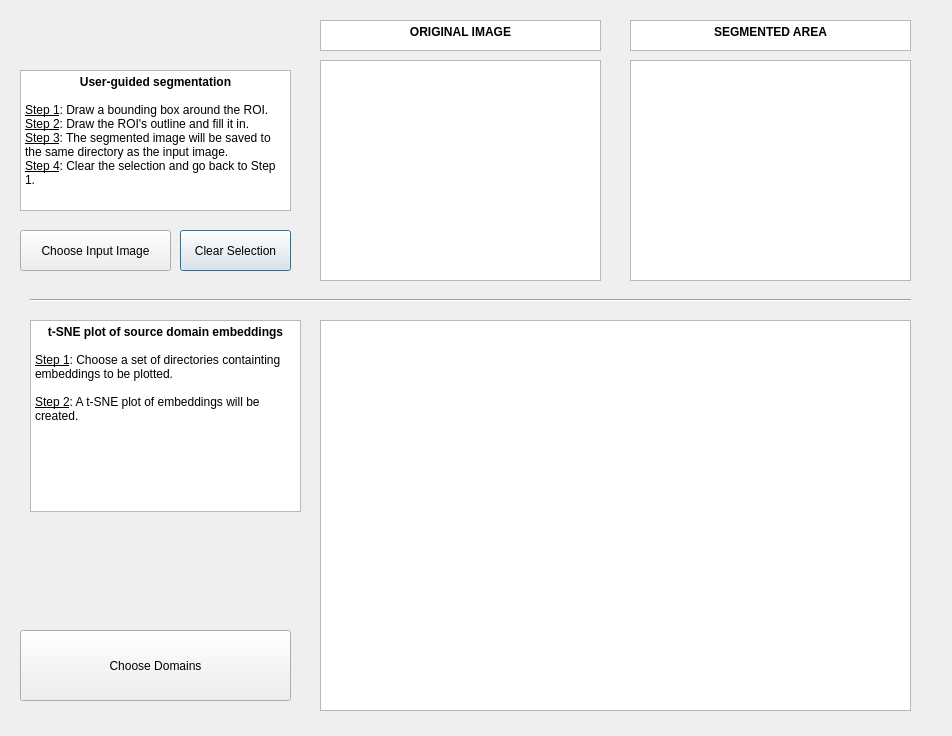
<?xml version="1.0" encoding="UTF-8"?>
<ui version="4.0">
 <class>Dialog</class>
 <widget class="QDialog" name="Dialog">
  <property name="geometry">
   <rect>
    <x>0</x>
    <y>0</y>
    <width>952</width>
    <height>736</height>
   </rect>
  </property>
  <property name="windowTitle">
   <string>Dialog</string>
  </property>
  <widget class="QGraphicsView" name="originalImage">
   <property name="geometry">
    <rect>
     <x>320</x>
     <y>60</y>
     <width>281</width>
     <height>221</height>
    </rect>
   </property>
  </widget>
  <widget class="QGraphicsView" name="segmentedImage">
   <property name="geometry">
    <rect>
     <x>630</x>
     <y>60</y>
     <width>281</width>
     <height>221</height>
    </rect>
   </property>
  </widget>
  <widget class="QPushButton" name="clearSelection">
   <property name="geometry">
    <rect>
     <x>180</x>
     <y>230</y>
     <width>111</width>
     <height>41</height>
    </rect>
   </property>
   <property name="text">
    <string>Clear Selection</string>
   </property>
  </widget>
  <widget class="QTextBrowser" name="textBrowser">
   <property name="geometry">
    <rect>
     <x>20</x>
     <y>70</y>
     <width>271</width>
     <height>141</height>
    </rect>
   </property>
   <property name="html">
    <string>&lt;!DOCTYPE HTML PUBLIC &quot;-//W3C//DTD HTML 4.0//EN&quot; &quot;http://www.w3.org/TR/REC-html40/strict.dtd&quot;&gt;
&lt;html&gt;&lt;head&gt;&lt;meta name=&quot;qrichtext&quot; content=&quot;1&quot; /&gt;&lt;meta charset=&quot;utf-8&quot; /&gt;&lt;style type=&quot;text/css&quot;&gt;
p, li { white-space: pre-wrap; }
hr { height: 1px; border-width: 0; }
li.unchecked::marker { content: &quot;\2610&quot;; }
li.checked::marker { content: &quot;\2612&quot;; }
&lt;/style&gt;&lt;/head&gt;&lt;body style=&quot; font-family:'Segoe UI'; font-size:9pt; font-weight:400; font-style:normal;&quot;&gt;
&lt;p align=&quot;center&quot; style=&quot; margin-top:0px; margin-bottom:0px; margin-left:0px; margin-right:0px; -qt-block-indent:0; text-indent:0px;&quot;&gt;&lt;span style=&quot; font-weight:700;&quot;&gt;User-guided segmentation&lt;/span&gt;&lt;br /&gt;&lt;/p&gt;
&lt;p style=&quot; margin-top:0px; margin-bottom:0px; margin-left:0px; margin-right:0px; -qt-block-indent:0; text-indent:0px;&quot;&gt;&lt;span style=&quot; text-decoration: underline;&quot;&gt;Step 1&lt;/span&gt;: Draw a bounding box around the ROI.&lt;/p&gt;
&lt;p style=&quot; margin-top:0px; margin-bottom:0px; margin-left:0px; margin-right:0px; -qt-block-indent:0; text-indent:0px;&quot;&gt;&lt;span style=&quot; text-decoration: underline;&quot;&gt;Step 2&lt;/span&gt;: Draw the ROI's outline and fill it in. &lt;/p&gt;
&lt;p style=&quot; margin-top:0px; margin-bottom:0px; margin-left:0px; margin-right:0px; -qt-block-indent:0; text-indent:0px;&quot;&gt;&lt;span style=&quot; text-decoration: underline;&quot;&gt;Step 3&lt;/span&gt;: The segmented image will be saved to the same directory as the input image.&lt;/p&gt;
&lt;p style=&quot; margin-top:0px; margin-bottom:0px; margin-left:0px; margin-right:0px; -qt-block-indent:0; text-indent:0px;&quot;&gt;&lt;span style=&quot; text-decoration: underline;&quot;&gt;Step 4&lt;/span&gt;: Clear the selection and go back to Step 1.&lt;/p&gt;&lt;/body&gt;&lt;/html&gt;</string>
   </property>
  </widget>
  <widget class="QTextBrowser" name="textBrowser_2">
   <property name="geometry">
    <rect>
     <x>320</x>
     <y>20</y>
     <width>281</width>
     <height>31</height>
    </rect>
   </property>
   <property name="html">
    <string>&lt;!DOCTYPE HTML PUBLIC &quot;-//W3C//DTD HTML 4.0//EN&quot; &quot;http://www.w3.org/TR/REC-html40/strict.dtd&quot;&gt;
&lt;html&gt;&lt;head&gt;&lt;meta name=&quot;qrichtext&quot; content=&quot;1&quot; /&gt;&lt;meta charset=&quot;utf-8&quot; /&gt;&lt;style type=&quot;text/css&quot;&gt;
p, li { white-space: pre-wrap; }
hr { height: 1px; border-width: 0; }
li.unchecked::marker { content: &quot;\2610&quot;; }
li.checked::marker { content: &quot;\2612&quot;; }
&lt;/style&gt;&lt;/head&gt;&lt;body style=&quot; font-family:'Segoe UI'; font-size:9pt; font-weight:400; font-style:normal;&quot;&gt;
&lt;p align=&quot;center&quot; style=&quot; margin-top:0px; margin-bottom:0px; margin-left:0px; margin-right:0px; -qt-block-indent:0; text-indent:0px;&quot;&gt;&lt;span style=&quot; font-weight:700;&quot;&gt;ORIGINAL IMAGE&lt;/span&gt;&lt;/p&gt;&lt;/body&gt;&lt;/html&gt;</string>
   </property>
  </widget>
  <widget class="QTextBrowser" name="textBrowser_3">
   <property name="geometry">
    <rect>
     <x>630</x>
     <y>20</y>
     <width>281</width>
     <height>31</height>
    </rect>
   </property>
   <property name="html">
    <string>&lt;!DOCTYPE HTML PUBLIC &quot;-//W3C//DTD HTML 4.0//EN&quot; &quot;http://www.w3.org/TR/REC-html40/strict.dtd&quot;&gt;
&lt;html&gt;&lt;head&gt;&lt;meta name=&quot;qrichtext&quot; content=&quot;1&quot; /&gt;&lt;meta charset=&quot;utf-8&quot; /&gt;&lt;style type=&quot;text/css&quot;&gt;
p, li { white-space: pre-wrap; }
hr { height: 1px; border-width: 0; }
li.unchecked::marker { content: &quot;\2610&quot;; }
li.checked::marker { content: &quot;\2612&quot;; }
&lt;/style&gt;&lt;/head&gt;&lt;body style=&quot; font-family:'Segoe UI'; font-size:9pt; font-weight:400; font-style:normal;&quot;&gt;
&lt;p align=&quot;center&quot; style=&quot; margin-top:0px; margin-bottom:0px; margin-left:0px; margin-right:0px; -qt-block-indent:0; text-indent:0px;&quot;&gt;&lt;span style=&quot; font-weight:700;&quot;&gt;SEGMENTED AREA&lt;/span&gt;&lt;/p&gt;&lt;/body&gt;&lt;/html&gt;</string>
   </property>
  </widget>
  <widget class="Line" name="line">
   <property name="geometry">
    <rect>
     <x>30</x>
     <y>290</y>
     <width>881</width>
     <height>21</height>
    </rect>
   </property>
   <property name="orientation">
    <enum>Qt::Horizontal</enum>
   </property>
  </widget>
  <widget class="QGraphicsView" name="embeddingsView">
   <property name="geometry">
    <rect>
     <x>320</x>
     <y>320</y>
     <width>591</width>
     <height>391</height>
    </rect>
   </property>
  </widget>
  <widget class="QPushButton" name="chooseEmbeddingDirs">
   <property name="geometry">
    <rect>
     <x>20</x>
     <y>630</y>
     <width>271</width>
     <height>71</height>
    </rect>
   </property>
   <property name="text">
    <string>Choose Domains</string>
   </property>
  </widget>
  <widget class="QTextBrowser" name="textBrowser_4">
   <property name="geometry">
    <rect>
     <x>30</x>
     <y>320</y>
     <width>271</width>
     <height>192</height>
    </rect>
   </property>
   <property name="html">
    <string>&lt;!DOCTYPE HTML PUBLIC &quot;-//W3C//DTD HTML 4.0//EN&quot; &quot;http://www.w3.org/TR/REC-html40/strict.dtd&quot;&gt;
&lt;html&gt;&lt;head&gt;&lt;meta name=&quot;qrichtext&quot; content=&quot;1&quot; /&gt;&lt;meta charset=&quot;utf-8&quot; /&gt;&lt;style type=&quot;text/css&quot;&gt;
p, li { white-space: pre-wrap; }
hr { height: 1px; border-width: 0; }
li.unchecked::marker { content: &quot;\2610&quot;; }
li.checked::marker { content: &quot;\2612&quot;; }
&lt;/style&gt;&lt;/head&gt;&lt;body style=&quot; font-family:'Segoe UI'; font-size:9pt; font-weight:400; font-style:normal;&quot;&gt;
&lt;p align=&quot;center&quot; style=&quot; margin-top:0px; margin-bottom:0px; margin-left:0px; margin-right:0px; -qt-block-indent:0; text-indent:0px;&quot;&gt;&lt;span style=&quot; font-weight:700;&quot;&gt;t-SNE plot of source domain embeddings&lt;/span&gt;&lt;br /&gt;&lt;/p&gt;
&lt;p style=&quot; margin-top:0px; margin-bottom:0px; margin-left:0px; margin-right:0px; -qt-block-indent:0; text-indent:0px;&quot;&gt;&lt;span style=&quot; text-decoration: underline;&quot;&gt;Step 1&lt;/span&gt;: Choose a set of directories containting embeddings to be plotted.&lt;/p&gt;
&lt;p style=&quot;-qt-paragraph-type:empty; margin-top:0px; margin-bottom:0px; margin-left:0px; margin-right:0px; -qt-block-indent:0; text-indent:0px;&quot;&gt;&lt;br /&gt;&lt;/p&gt;
&lt;p style=&quot; margin-top:0px; margin-bottom:0px; margin-left:0px; margin-right:0px; -qt-block-indent:0; text-indent:0px;&quot;&gt;&lt;span style=&quot; text-decoration: underline;&quot;&gt;Step 2&lt;/span&gt;: A t-SNE plot of embeddings will be created.&lt;/p&gt;&lt;/body&gt;&lt;/html&gt;</string>
   </property>
  </widget>
  <widget class="QPushButton" name="chooseInputImage">
   <property name="geometry">
    <rect>
     <x>20</x>
     <y>230</y>
     <width>151</width>
     <height>41</height>
    </rect>
   </property>
   <property name="text">
    <string>Choose Input Image</string>
   </property>
  </widget>
 </widget>
 <resources/>
 <connections/>
</ui>
